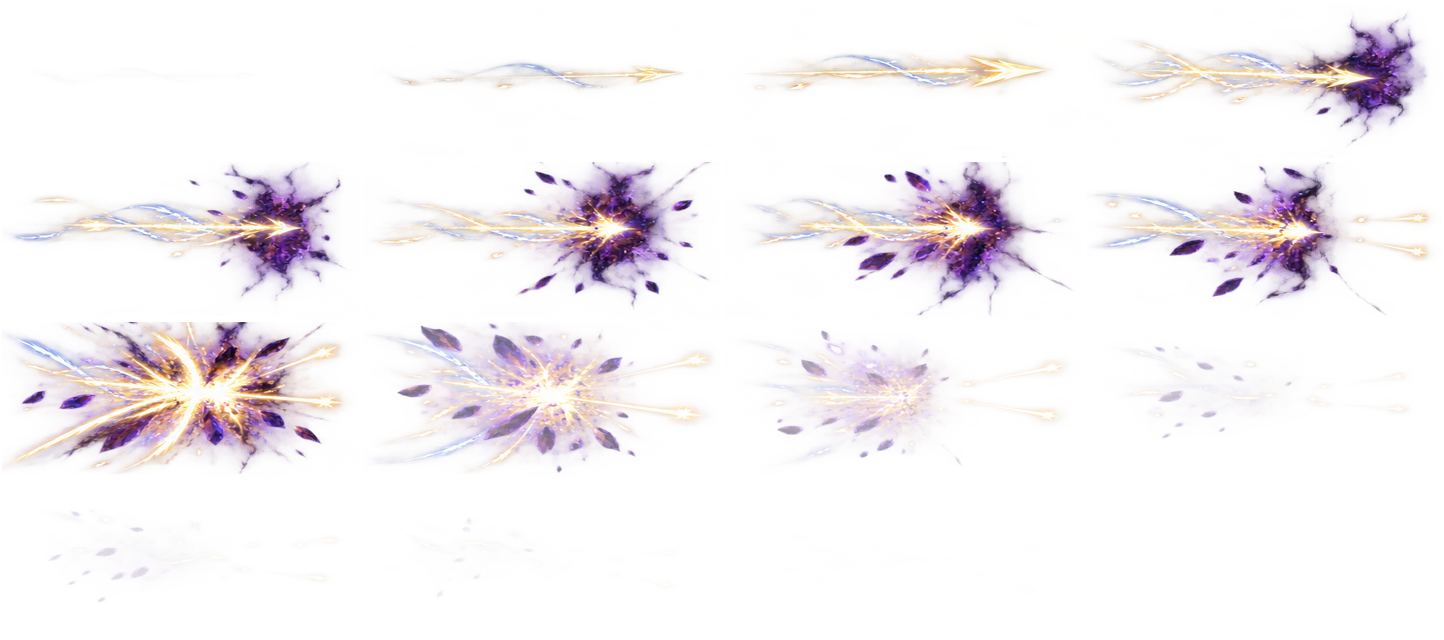
#> input picture tools/vfx-lab/custom-assets/cleric-signature-t01-t20-intuitive-imagegen-refined-v1/cleric_t01_c01.png, 1444 x 640 px
$ python stabilize_topdown_slash.py custom-assets/cleric-signature-t01-t20-intuitive-imagegen-refined-v1/cleric_t01_c01.png out.png
#> lines starting #> are read from the running program, lines starting #| are printed output that depends on the picture
#!/usr/bin/env python3
"""Build a temporally stable top-down slash sheet from a FrameSmith source.

The FrameSmith sheet supplies the authored layered steel texture and final impact.
Frames 2-15 reuse one canonical geometry and animate only a descending alpha
window, preventing frame-to-frame redraw wobble. Frame 16 adds only the lower
contact region from the generated impact frame.
"""

from __future__ import annotations

import argparse
import json
from pathlib import Path

from PIL import Image


FRAME_WIDTH = 361
FRAME_HEIGHT = 160
COLUMNS = 4
ROWS = 4
FRAME_COUNT = COLUMNS * ROWS


def clamp(value: float, low: float = 0.0, high: float = 1.0) -> float:
    return max(low, min(high, value))


def smoothstep(edge0: float, edge1: float, value: float) -> float:
    if edge0 == edge1:
        return 1.0 if value >= edge1 else 0.0
    unit = clamp((value - edge0) / (edge1 - edge0))
    return unit * unit * (3.0 - 2.0 * unit)


def split_frames(sheet: Image.Image) -> list[Image.Image]:
    return [
        sheet.crop(
            (
                (index % COLUMNS) * FRAME_WIDTH,
                (index // COLUMNS) * FRAME_HEIGHT,
                (index % COLUMNS + 1) * FRAME_WIDTH,
                (index // COLUMNS + 1) * FRAME_HEIGHT,
            )
        )
        for index in range(FRAME_COUNT)
    ]


def descending_window(
    canonical: Image.Image,
    *,
    head_y: float,
    trail_length: float,
    strength: float,
) -> Image.Image:
    output = canonical.copy()
    source_alpha = canonical.getchannel("A")
    mask = Image.new("L", canonical.size, 0)
    mask_pixels = mask.load()
    alpha_pixels = source_alpha.load()
    trailing_edge = head_y - trail_length

    for y in range(FRAME_HEIGHT):
        trail_in = smoothstep(trailing_edge, trailing_edge + 12.0, float(y))
        tip_out = 1.0 - smoothstep(head_y - 2.0, head_y + 5.0, float(y))
        row_weight = clamp(trail_in * tip_out * strength)
        for x in range(FRAME_WIDTH):
            mask_pixels[x, y] = round(alpha_pixels[x, y] * row_weight)

    output.putalpha(mask)
    return output


def lower_impact_patch(impact: Image.Image) -> Image.Image:
    output = impact.copy()
    source_alpha = impact.getchannel("A")
    mask = Image.new("L", impact.size, 0)
    mask_pixels = mask.load()
    alpha_pixels = source_alpha.load()
    center_x = FRAME_WIDTH * 0.61
    center_y = FRAME_HEIGHT * 0.69

    for y in range(FRAME_HEIGHT):
        vertical = smoothstep(FRAME_HEIGHT * 0.51, FRAME_HEIGHT * 0.64, float(y))
        for x in range(FRAME_WIDTH):
            ellipse = ((x - center_x) / (FRAME_WIDTH * 0.24)) ** 2 + (
                (y - center_y) / (FRAME_HEIGHT * 0.34)
            ) ** 2
            radial = 1.0 - smoothstep(0.72, 1.0, ellipse)
            mask_pixels[x, y] = round(alpha_pixels[x, y] * vertical * radial)

    output.putalpha(mask)
    return output


def compose_sheet(frames: list[Image.Image]) -> Image.Image:
    sheet = Image.new("RGBA", (FRAME_WIDTH * COLUMNS, FRAME_HEIGHT * ROWS))
    for index, frame in enumerate(frames):
        sheet.alpha_composite(
            frame,
            ((index % COLUMNS) * FRAME_WIDTH, (index // COLUMNS) * FRAME_HEIGHT),
        )
    return sheet


def stabilize(source: Path, output: Path) -> dict[str, object]:
    sheet = Image.open(source).convert("RGBA")
#> sheet is the input picture: PIL image 1444x640 RGBA; mean R, G, B, A 74.7, 58.6, 73.4, 29.4
    expected_size = (FRAME_WIDTH * COLUMNS, FRAME_HEIGHT * ROWS)
    if sheet.size != expected_size:
        raise ValueError(f"expected {expected_size}, got {sheet.size}")

    frames = split_frames(sheet)
#> frames = 16 items
    canonical = frames[11]
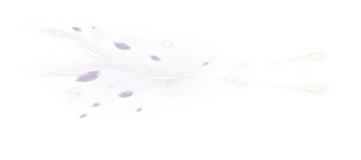
#> canonical: PIL image 361x160 RGBA; mean R, G, B, A 46, 37.7, 43.4, 3.7; transparent parts drawn white
    impact = frames[15]
#> impact: PIL image 361x160 RGBA; every value is 0
    stabilized: list[Image.Image] = [Image.new("RGBA", canonical.size)]

    for index in range(1, 15):
        progress = index / 14.0
        head_y = FRAME_HEIGHT * (0.08 + 0.82 * progress)
        trail_length = FRAME_HEIGHT * (0.22 + 0.24 * min(1.0, progress * 2.1))
        strength = 0.58 + 0.42 * progress
        stabilized.append(
            descending_window(
                canonical,
                head_y=head_y,
                trail_length=trail_length,
                strength=strength,
            )
        )
#> this loop made 14 passes
#> pass 1, in descending_window, `source_alpha = canonical.getchannel("A")`:
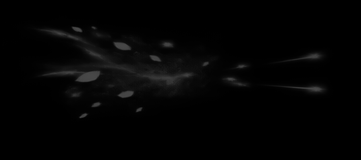
#> source_alpha: PIL image 361x160 L; min 0, max 73, mean 3.7
#> after the loop, stabilized = 15 items

    final_motion = descending_window(
        canonical,
        head_y=FRAME_HEIGHT * 0.94,
        trail_length=FRAME_HEIGHT * 0.56,
        strength=1.0,
    )
    final_motion.alpha_composite(lower_impact_patch(impact))
    stabilized.append(final_motion)

    result = compose_sheet(stabilized)
#> in compose_sheet, `sheet = Image.new("RGBA", (FRAME_WIDTH * COLUMNS, FRAME_HEIGHT * ROWS))`: sheet: PIL image 1444x640 RGBA; every value is 0
#> the loop in compose_sheet, `for index, frame in enumerate(frames):` made 16 passes
    output.parent.mkdir(parents=True, exist_ok=True)
    result.save(output, format="PNG", optimize=True)
    return {
        "source": str(source),
        "output": str(output),
        "size": list(result.size),
        "mode": result.mode,
        "canonicalFrame": 12,
        "impactFrame": 16,
        "method": "fixed F12 geometry plus descending alpha window; lower F16 impact patch only",
    }


def main() -> None:
    parser = argparse.ArgumentParser()
    parser.add_argument("source", type=Path)
    parser.add_argument("output", type=Path)
    args = parser.parse_args()
    print(json.dumps(stabilize(args.source, args.output), ensure_ascii=False))


if __name__ == "__main__":
    main()

$ run again, on tools/vfx-lab/custom-assets/cleric-signature-t01-t20-intuitive-imagegen-refined-v1/cleric_t16_c01.png
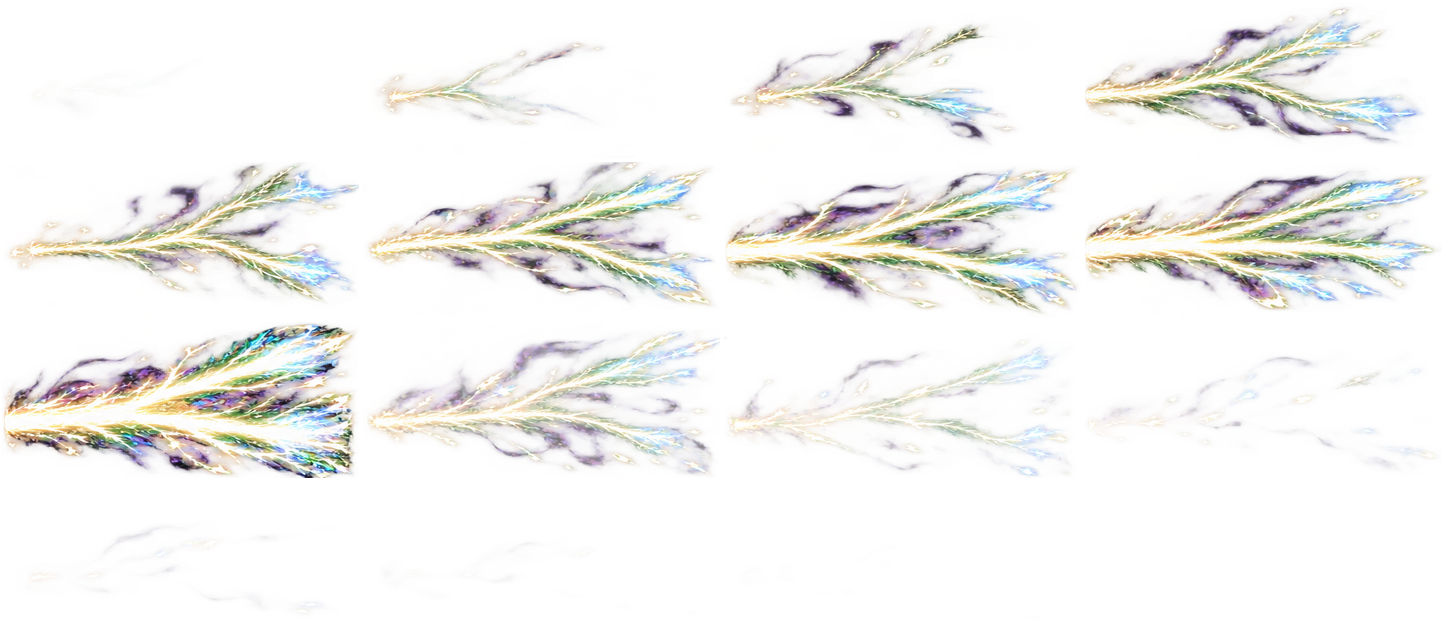
#> input picture tools/vfx-lab/custom-assets/cleric-signature-t01-t20-intuitive-imagegen-refined-v1/cleric_t16_c01.png, 1444 x 640 px
#> in stabilize, sheet is the input picture: PIL image 1444x640 RGBA; mean R, G, B, A 82.5, 77.9, 75.8, 41.2
#> frames = 16 items
#> in stabilize, `canonical = frames[11]`:
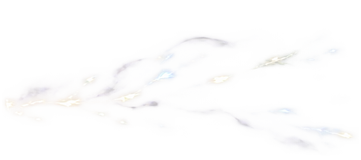
#> canonical: PIL image 361x160 RGBA; mean R, G, B, A 56.6, 54.8, 58.8, 4.1; transparent parts drawn white
#> impact: PIL image 361x160 RGBA; every value is 0
#> the loop in stabilize, `for index in range(1, 15):` made 14 passes
#> pass 1, in descending_window, `source_alpha = canonical.getchannel("A")`:
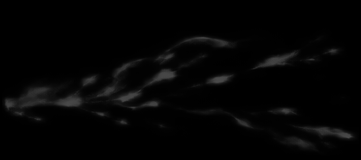
#> source_alpha: PIL image 361x160 L; min 0, max 74, mean 4.1
#> after the loop in stabilize, `for index in range(1, 15):`: stabilized = 15 items
#> the loop in compose_sheet, `for index, frame in enumerate(frames):` made 16 passes
